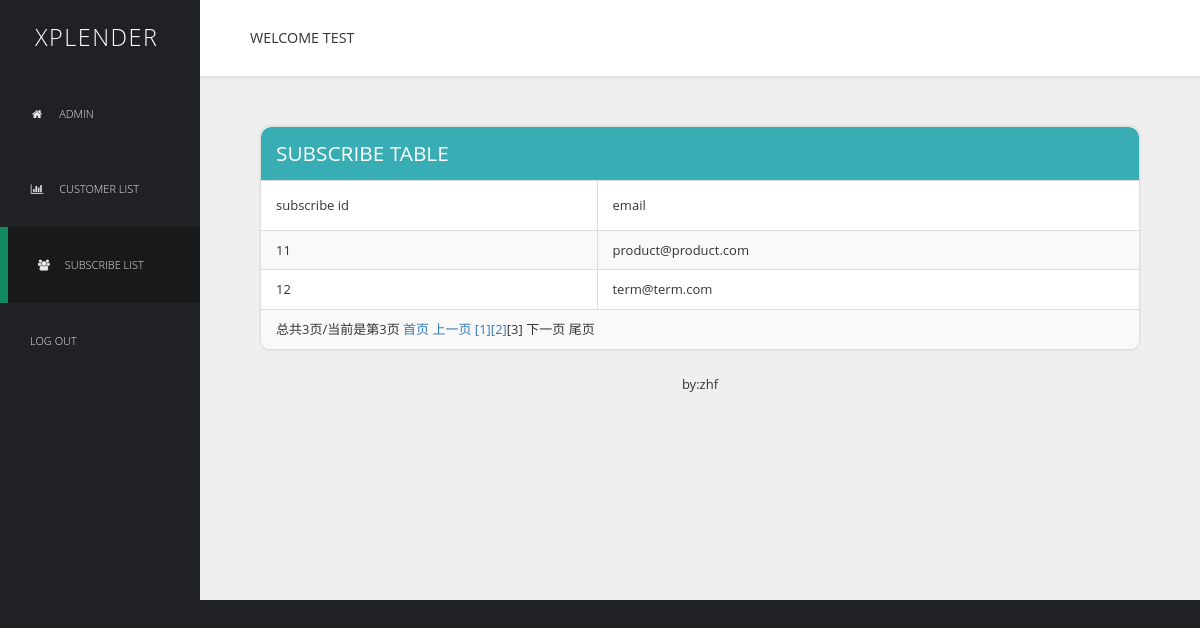
/xplender-master/bakcstage/subscribe.php?page=3 (signed in), run on an earlier commit of the app's database.
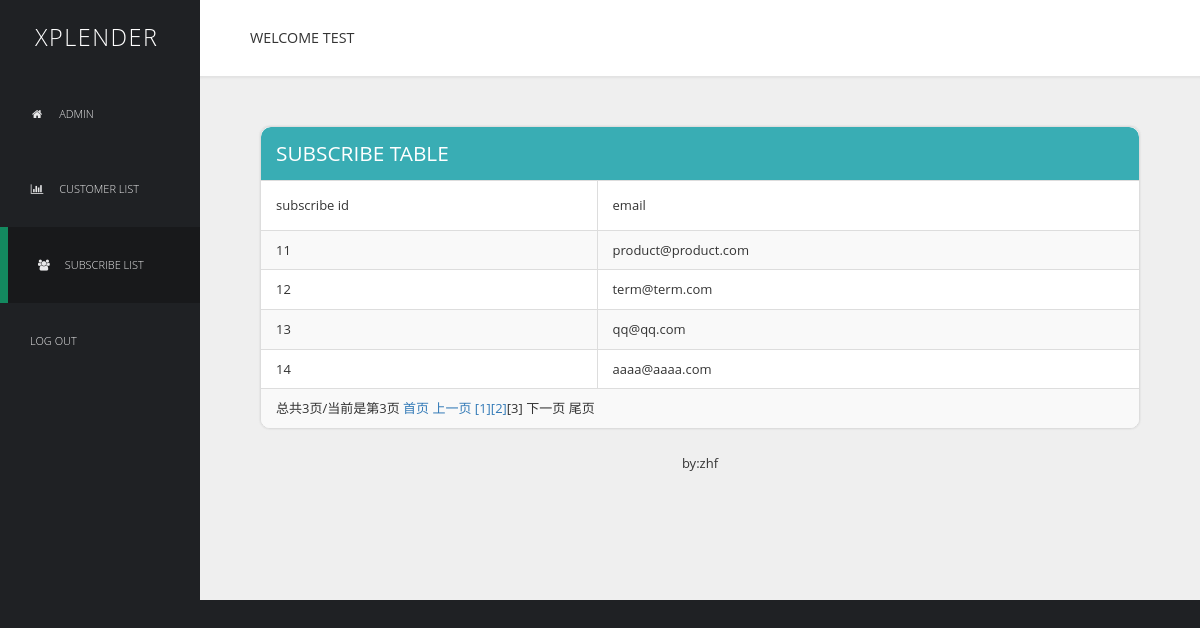
And on a later commit of the database.
### tables this page shows
CREATE TABLE IF NOT EXISTS `xplender_subscribe` (
  `subscribe_id` int(10) NOT NULL AUTO_INCREMENT,
  `subscribe_email` varchar(50) NOT NULL,
  PRIMARY KEY (`subscribe_id`)
);

### xplender-master/core/admin.inc.php (called while the page is built, shortened)
<?php
function getProductPage($page,$pageSize=2,$table,$where=null){
  $where=$where==null?null:" where ".$where;
  $sql="select * from {$table} {$where}";
  $totalRows=getResultNum($sql);
  $totalPage=ceil($totalRows/$pageSize);
  if($page>=$totalPage)$page=$totalPage;
  $offset=($page-1)*$pageSize;
  $sql="select * from {$table} {$where} limit {$offset},{$pageSize}";
  $rows=fetchAll($sql);
  return $rows;
}

### xplender-master/lib/mysql.func.php (called while the page is built, shortened)
<?php
  function fetchAll($sql,$result_type=MYSQL_ASSOC){
    $result=mysql_query($sql);
    while(@$row=mysql_fetch_array($result,$result_type)){
      $rows[]=$row;
    };
    return $rows;
  }
  function getResultNum($sql){
    $result=mysql_query($sql);
	return mysql_num_rows($result);
  }

### xplender-master/bakcstage/subscribe.php (the view, shortened to what this page needs)
<?php
require_once '../include.php';
$pageSize=5;
$page=@$_REQUEST['page']?(int)$_REQUEST['page']:1;
@$subscribe_email=$_REQUEST['subscribe_email'];
if($subscribe_email){
  $rows=getProductPage($page,$pageSize,"xplender_subscribe","subscribe_email='{$subscribe_email}'");
}else{
  $rows=getProductPage($page,$pageSize,"xplender_subscribe");
}
?>
<!DOCTYPE html>
<html lang="en">
  <head>
    <link href="css/font-awesome.min.css" rel="stylesheet">
    <link href="css/bootstrap.min.css" rel="stylesheet">
    <link href="css/templatemo-style.css" rel="stylesheet">
  </head>
  <body>
    <div class="templatemo-flex-row">
      <div class="templatemo-sidebar" style="width:200px;">
        <header class="templatemo-site-header">
          <h1>xplender</h1>
        </header>
        <nav class="templatemo-left-nav" style="font-size:10px;">
          <ul>
            <li><a href="admin.php" ><i class="fa fa-home fa-fw"></i>admin</a></li>
            <li><a href="customer.php"><i class="fa fa-bar-chart fa-fw"></i>customer list</a></li>
            <li><a href="#subscribe.php"  class="active"><i class="fa fa-users fa-fwi"></i>Subscribe list</a></li>
            <li><a href="../doAction.php?act=logout">log out</a></li>
          </ul>
        </nav>
      </div>
      <div class="templatemo-content col-1 light-gray-bg">
        <div class="templatemo-top-nav-container">
          <div class="row">
            <nav class="templatemo-top-nav col-lg-12 col-md-12">
              <ul class="text-uppercase">
				<li>Welcome <?php echo $_SESSION['login_admin_name']; ?></li>
              </ul>
            </nav>
          </div>
        </div>
        <div class="templatemo-content-container">
		  <div class="templatemo-flex-row flex-content-row">
			<div class="col-1">
              <div class="panel panel-default templatemo-content-widget white-bg no-padding templatemo-overflow-hidden">
                <div class="panel-heading templatemo-position-relative"><h2 class="text-uppercase">Subscribe Table</h2></div>
                <div class="table-responsive">
                  <table class="table table-striped table-bordered">
                    <thead>
                      <tr>
                        <td>subscribe id</td>
                        <td>email</td>
                      </tr>
                    </thead>
                    <tbody>
                      <?php foreach($rows as $row): ?>
						    <tr>
								<td><?php echo $row['subscribe_id']; ?></td>
								<td><?php echo $row['subscribe_email']; ?></td>
							</tr>
							<?php endforeach; ?>
							<?php if($rows>$pageSize):?>
							<tr>
							    <td colspan="2" class="no-padding-right"><?php echo showPage($page,$totalPage);?></td>
							</tr>
							<?php endif;?>
                    </tbody>
                  </table>
                </div>
              </div>
            </div>
          </div>
		  <footer class="text-center">
            <p>by:zhf</p>
          </footer>
        </div>
      </div>
    </div>
  </body>
</html>

### xplender-master/lib/page.func.php
<?php
function showPage($page,$totalPage,$where=null,$sep="&nbsp;"){
  $where=($where==null)?null:"&".$where;
	$url = $_SERVER ['PHP_SELF'];
	$index = ($page == 1) ? "首页" : "<a href='{$url}?page=1{$where}'>首页</a>";
	$last = ($page == $totalPage) ? "尾页" : "<a href='{$url}?page={$totalPage}{$where}'>尾页</a>";
	$prevPage=($page>=1)?$page-1:1;
	$nextPage=(@$Page>=$totalPage)?$totalPage:$page+1;
	$prev = ($page == 1) ? "上一页" : "<a href='{$url}?page={$prevPage}{$where}'>上一页</a>";
	$next = ($page == $totalPage) ? "下一页" : "<a href='{$url}?page={$nextPage}{$where}'>下一页</a>";
	$str = "总共{$totalPage}页/当前是第{$page}页";
	for($i = 1; $i <= $totalPage; $i ++) {
		if ($page == $i) {
			@$p .= "[{$i}]";
		} else {
			@$p .= "<a href='{$url}?page={$i}{$where}'>[{$i}]</a>";
		}
	}
 	$pageStr=$str.$sep . $index .$sep. $prev.$sep . $p.$sep . $next.$sep . $last;
 	return $pageStr;
}

### xplender-master/bakcstage/css/templatemo-style.css (style rules this page uses)
* { font-family: 'Open Sans', sans-serif; }
body { font-size: 13px; }
body, .templatemo-left-nav { background: #1f2124; }
h1, h2, h3 { margin: 0; }
h2 { font-size: 1.6em; }
ul { list-style-type: none; margin: 0; padding: 0; }
nav li { font-size: 1.1em; list-style: none; text-transform: uppercase; }
.templatemo-position-relative { position: relative; }
.white-bg { background-color: white; }
.light-gray-bg { background-color: #efefef; }
footer { padding: 15px; }
.templatemo-sidebar { width: 300px; }
.templatemo-site-header { margin: 25px 30px; }
.templatemo-site-header h1 { color: white; display: inline-block; font-size: 1.8em; font-weight: 300; letter-spacing: 1.5px; margin: 0 5px; text-transform: uppercase; vertical-align: middle; }
.templatemo-left-nav li { font-weight: 300; }
.templatemo-left-nav a.active, .templatemo-left-nav a:hover { background: #18191b; border-left: 8px solid #13895F; }
.templatemo-left-nav a { color: #e9e9ea; display: block; padding: 30px; transition: all 0.3s ease; }
.templatemo-left-nav .fa { margin-right: 15px; }
.templatemo-top-nav-container { background-color: white; padding: 28px 50px; box-shadow: 0px 0px 2px 2px rgba(161, 159, 159, 0.18); }
.templatemo-top-nav li { float: left; list-style: none; }
.templatemo-content { margin-top: 0px; min-height: 600px; padding: 0; overflow-x: hidden; }
.templatemo-content-container { padding: 40px 50px; }
.templatemo-flex-row { display: -webkit-flex; display: -ms-flexbox; display: flex; }
.col-1 { -webkit-flex: 1; -ms-flex: 1; flex: 1; }
.templatemo-content-widget { border-radius: 10px; padding: 30px; position: relative; margin: 10px; box-shadow: 0px 0px 1px 1px rgba(161, 159, 159, 0.1); }
.templatemo-content-widget.no-padding { padding: 0; }
.panel-default>.panel-heading { background-color: #39ADB4; border-top-left-radius: 10px; border-top-right-radius: 10px; color: white; padding: 15px; }
.panel { border-radius: 10px; }
.table { margin-bottom: 0; }
.table>tbody>tr>td { padding: 10px 15px; }
.table>thead>tr>td { padding: 15px; }
.templatemo-overflow-hidden { overflow: hidden; }
.panel>.table-responsive:last-child>.table:last-child, .panel>.table:last-child { border-bottom-right-radius: 10px; border-bottom-left-radius: 10px; }
@media only screen and (min-width: 768px) { .templatemo-left-nav { display: block !important; } }

What changed in the data, as far as the page shows it:
added xplender_subscribe: subscribe_id "13", subscribe_email "qq@qq.com"
added xplender_subscribe: subscribe_id "14", subscribe_email "aaaa@aaaa.com"
